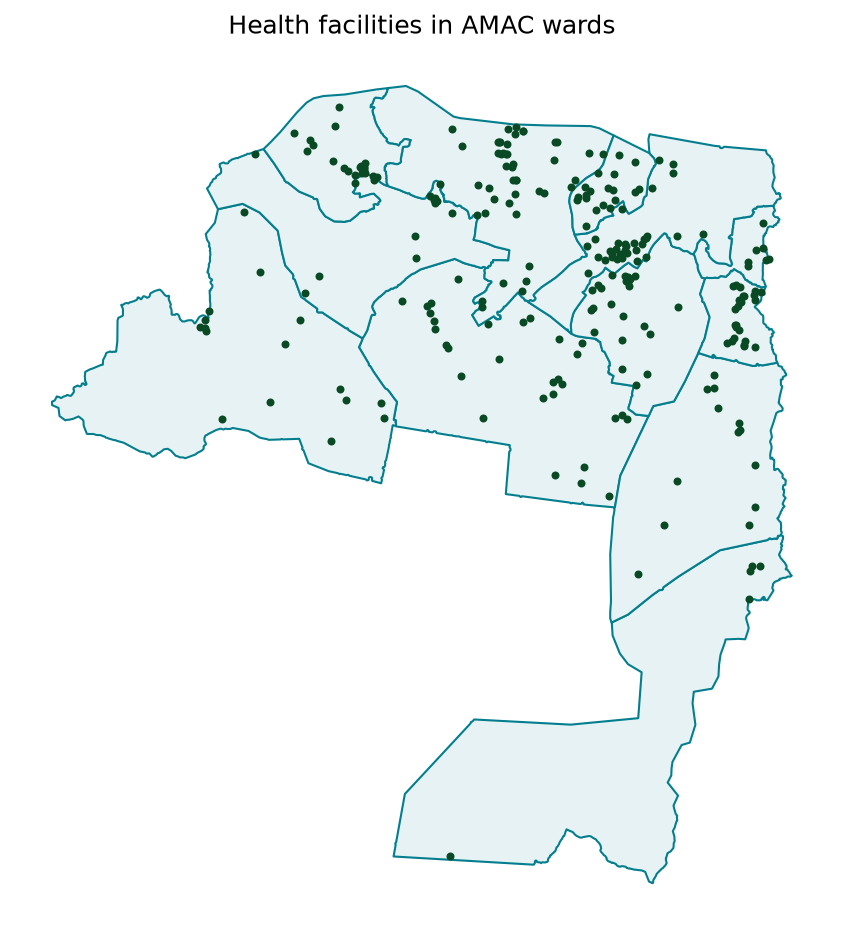

Write Python code to recreate this figure.
import geopandas as gpd
import matplotlib.pyplot as plt

wards = gpd.read_file("data/processed/amac_wards_joined.gpkg", layer="wards_joined")
facilities = gpd.read_file(
    "data/processed/amac_facilities_from_csv.gpkg", layer="facilities"
)

fig, ax = plt.subplots(figsize=(7, 8))
wards.plot(ax=ax, color="#E6F2F3", edgecolor="#037E8E")
facilities.plot(ax=ax, color="#094923", markersize=8)
ax.set_title("Health facilities in AMAC wards")
ax.set_axis_off()
fig.savefig("month-03/week-10/my_map.png", dpi=150, bbox_inches="tight")
print("Map saved")
